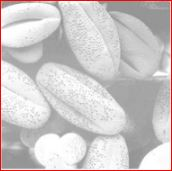
%> input picture Seed1.JPG, 172 x 171 px
$ octave --eval "result = generatehistogram;"   (GNU Octave 9; MATLAB toolbox functions it lacks are replaced by stand-ins)
%> lines starting %> are read from the running program, lines starting %| are printed output that depends on the picture
function plot= generatehistogram()
% This function generates a histogram of image.

% Read image and take it on gray scale.
% try with 'seed1.img' ,'seed2.img' and 'seed3.img'.
I=rgb2gray(imread('seed1.jpg'));
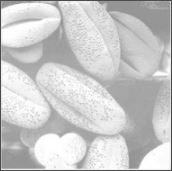
%> I: size 171x172 uint8; min 62, max 255, mean 202

% Dimensions of image
[row,col]=size(I);
%> row = 171; col = 172

%Plot the original image
subplot(2,1,1),imshow(I)
title('1: Image');

%Generate histogram of image and plot it
subplot(2,1,2),imhist(I)
title('1: Histogram');
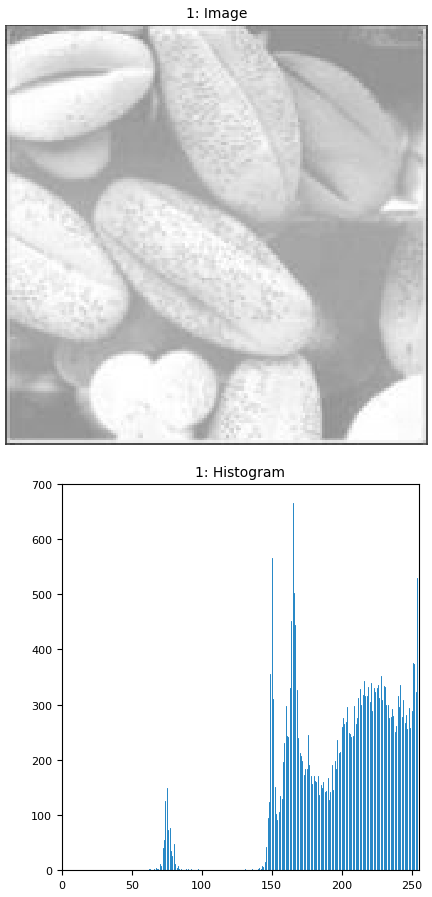
%> figure redrawn from the program's plot data, 2 panels
%> (the run ends here)
